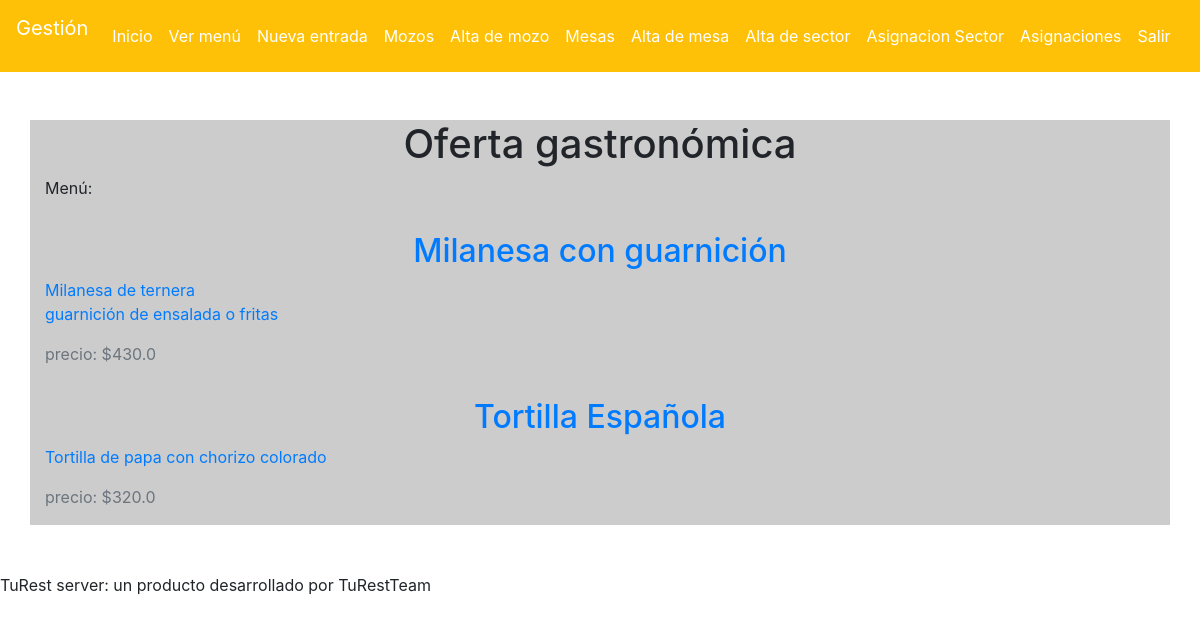
Page /panel/ (signed in) on the earlier database version.
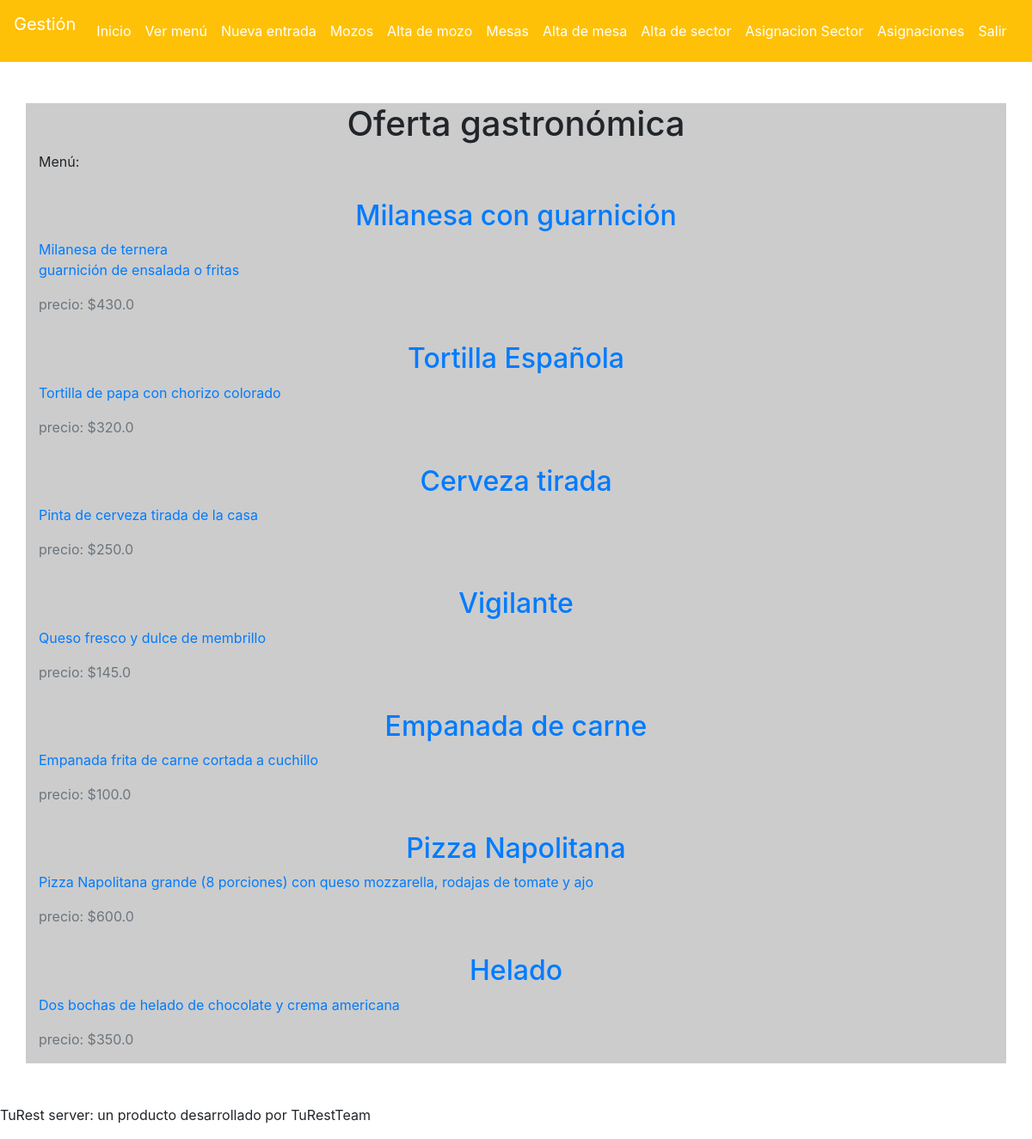
Same page on the later database version.
### administracion/models.py (models this page shows, shortened)
class Item(models.Model):
    author = models.ForeignKey("auth.User", on_delete=models.CASCADE)
    name = models.CharField(max_length=200)
    description = models.TextField()
    price = models.FloatField()
    created_date = models.DateTimeField(default=timezone.now)
    updateDate = models.DateTimeField(blank=True, null=True)

### administracion/views.py (the view)
# urls.py: path('', views.home, name='panel'),
@login_required
def home(request):
    if isAdmin(request.user):
        return render(request, 'admin/home.html', {'items': Item.objects.all()})
    elif isMozo(request.user):
        return render(request, 'mozo/home.html', {})
    else:
        return render(request, 'portal/home.html', {'items': Item.objects.all()})

### administracion/userGroupsFilter.py (called while the page is built)
def isAdmin(user):
    return user.groups.filter(name='Admin').exists()

### administracion/templates/admin/home.html
{% extends 'panelStructure.html' %}
{% block content %}
	<div class="row mt-5">
		<div class="col-12">
			<h1 class="text-center">Oferta gastronómica</h1>
			<p>Menú:</p>
		</div>
	</div>
	{% for item in items %}
		<article class="row mt-3">
			<div class="col-12">
				<h2 class="text-center"><a href="{% url 'itemInfo' pk=item.pk %}">{{item.name}}</a></h2>
				<p class="text-primary">{{item.description|linebreaksbr}}</p>
				<p class="text-secondary">precio: ${{item.price}}</p>
			</div>
		</article>
	{% endfor %}
{% endblock %}

### administracion/templates/panelStructure.html (shortened to what this page needs)
<!doctype html>
<html lang="es">
	<head>
		<link rel="stylesheet" href="https://maxcdn.bootstrapcdn.com/bootstrap/4.0.0/css/bootstrap.min.css">
	</head>
	<body>
		<nav class="navbar navbar-expand-lg navbar-dark bg-warning">
			<p class="navbar-brand text-white">Gestión</p>
			<div class="collapse navbar-collapse" id="navbarSupportedContent">
				<ul class="navbar-nav mr-auto">
					<li><a class="nav-link text-white" href="{% url 'panel' %}">Inicio</a></li>
					<li><a class="nav-link text-white" href="{% url 'itemList' %}">Ver menú</a></li>
					<li><a class="nav-link text-white" href="{% url 'itemNew' %}"><span class="glyphicon glyphicon-plus"> Nueva entrada</span></a></li>
                    <li><a class="nav-link text-white" href="{% url 'mozoList' %}">Mozos</a></li>
                    <li><a class="nav-link text-white" href="{% url 'mozoNew' %}"><span class="glyphicon glyphicon-plus"> Alta de mozo</span></a></li>
					<li><a class="nav-link text-white" href="{% url 'mesasList' %}"><span class="glyphicon glyphicon-plus"> Mesas</span></a></li>
					<li><a class="nav-link text-white" href="{% url 'mesaNew' %}"><span class="glyphicon glyphicon-plus"> Alta de mesa</span></a></li>
					<li><a class="nav-link text-white" href="{% url 'sectorNew' %}"><span class="glyphicon glyphicon-plus"> Alta de sector</span></a></li>
					<li><a class="nav-link text-white" href="{% url 'asignacionNew' %}"><span class="glyphicon glyphicon-plus"> Asignacion Sector</span></a></li>
					<li><a class="nav-link text-white" href="{% url 'asignacionesList' %}"><span class="glyphicon glyphicon-plus"> Asignaciones</span></a></li>
					<li><a class="nav-link text-white" href="{% url 'salir' %}">Salir</a></li>
				</ul>
			</div>
		</nav>
		<div class="container" style="background-color:#ccc"></li>
			{% block content %}
			{% endblock %}
		</div>
		<footer class="mt-5">
			<p>TuRest server: un producto desarrollado por TuRestTeam</p>
		</footer></footer>
	</body>
</html>

Differences in the rows shown:
added Item: name "Cerveza tirada", description "Pinta de cerveza tirada de la casa", price "250.0"
added Item: name "Vigilante", description "Queso fresco y dulce de membrillo", price "145.0"
added Item: name "Empanada de carne", description "Empanada frita de carne cortada a cuchillo", price "100.0"
added Item: name "Pizza Napolitana", description "Pizza Napolitana grande (8 porciones) con queso mozzarella, rodajas de tomate y ajo", price "600.0"
added Item: name "Helado", description "Dos bochas de helado de chocolate y crema americana", price "350.0"
